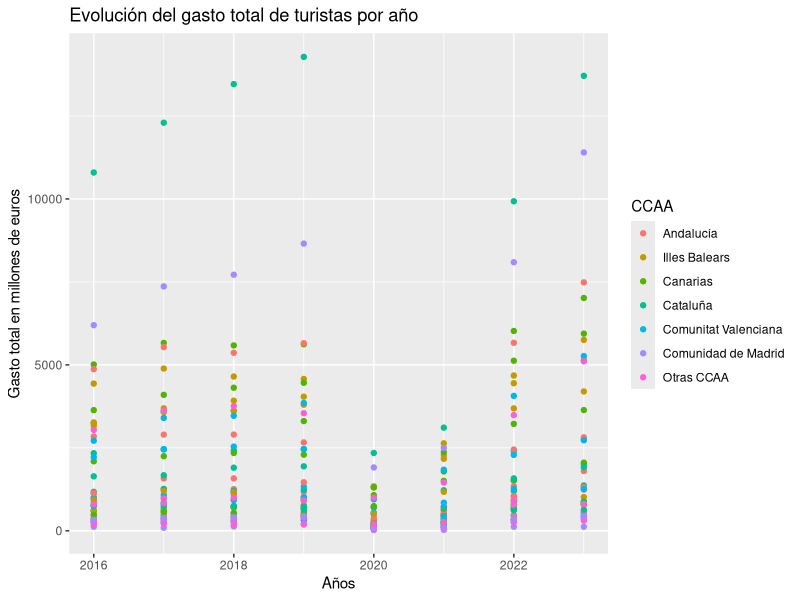
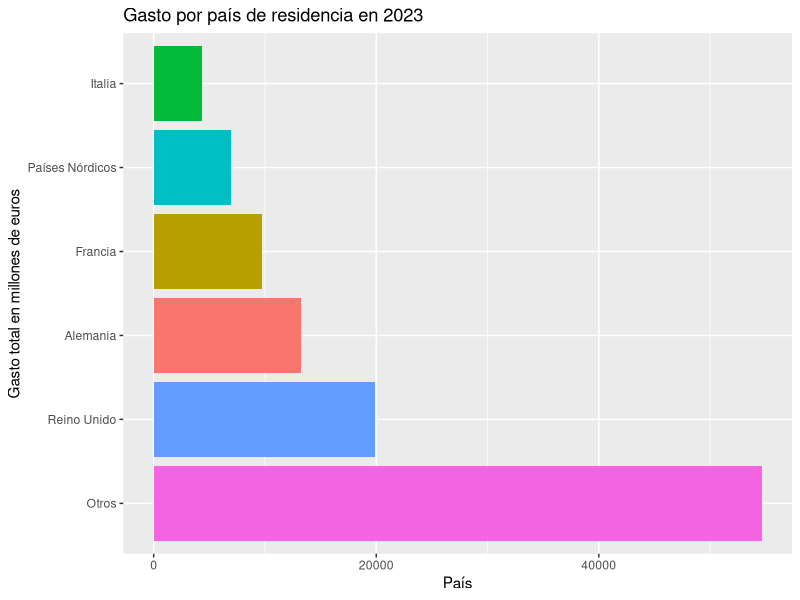
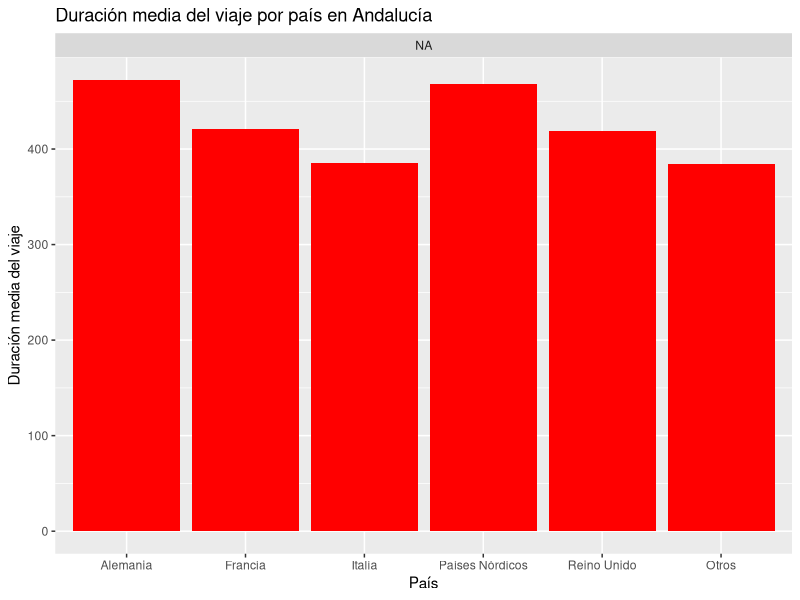
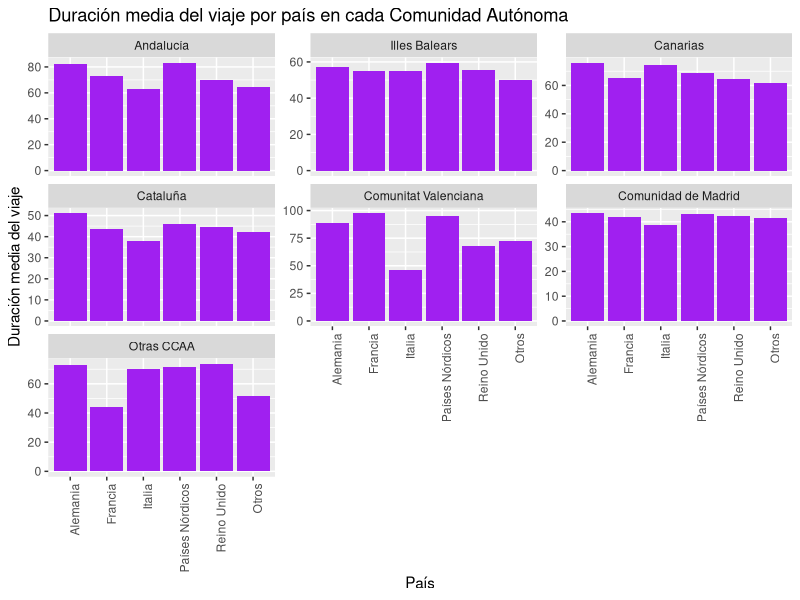

Source code (R) for these figures, in order:
## ---- chunk 1
# Setup Chunk
library(here)
library(knitr)

knitr::opts_chunk$set(echo = TRUE)
knitr::opts_knit$set(root.dir = here::here()) # Set working directory a la carpeta del proyecto en lugar de a la sub-cartpeta del Rmd
## ---- chunk 2
rm(list=ls())  # Borrar todas las variables al principio
## ---- chunk 3
library(readr)
library(ggplot2)
## ---- chunk 4
gastos <- read_delim("data/Gasto_turistas_internacionales_segun_comunidad_paisresidencia.csv",  delim = ";", escape_double = FALSE, trim_ws = TRUE)
## ---- chunk 5
tipos_datos <- unique(gastos$`Gastos y duración media de los viajes`)
tipos_datos
## ---- chunk 6
gastos1 <- subset(gastos,gastos$`Gastos y duración media de los viajes`== tipos_datos[1])
colnames(gastos1)[colnames(gastos1)=="Total"]<- "Gasto_total"
gastos1<- subset(gastos1, select = -`Gastos y duración media de los viajes`)
## ---- chunk 7
gastos2 <- subset(gastos,gastos$`Gastos y duración media de los viajes`== tipos_datos[2])
colnames(gastos2)[colnames(gastos2)=="Total"]<- "Gasto_medio_persona"
gastos2<- subset(gastos2, select = -`Gastos y duración media de los viajes`)
## ---- chunk 8
gastos3 <- subset(gastos,gastos$`Gastos y duración media de los viajes`== tipos_datos[3])
colnames(gastos3)[colnames(gastos3)=="Total"]<- "Gasto_medio_diario_persona"
gastos3<- subset(gastos3, select = -`Gastos y duración media de los viajes`)
## ---- chunk 9
gastos4 <- subset(gastos,gastos$`Gastos y duración media de los viajes`== tipos_datos[4])
colnames(gastos4)[colnames(gastos4)=="Total"]<- "Duracion_media"
gastos4<- subset(gastos4, select = -`Gastos y duración media de los viajes`)
## ---- chunk 10

# Compruebo que en todas las columnas salvo la última todos las filas son iguales para poder hacer merge de los dos datasets correctamente
any(gastos1[1:length(nrow(gastos1)-1)] !=gastos2[1:length(nrow(gastos2)-1)])
any(gastos3[1:length(nrow(gastos1)-1)] !=gastos4[1:length(nrow(gastos2)-1)])

## ---- chunk 11
# Uno los dos datasets en un único dataset con el que trabajar

gastos12 <- merge(gastos1,gastos2, by = c(colnames(gastos1[1:length(gastos1)-1])))
gastos34 <- merge(gastos3,gastos4, by = c(colnames(gastos3[1:length(gastos3)-1])))
## ---- chunk 12
# Compruebo que en todas las columnas salvo la última todos las filas son iguales para poder hacer merge de los dos datasets correctamente
any(gastos12[1:length(nrow(gastos12)-2)] !=gastos34[1:length(nrow(gastos34)-2)])


# Uno los dos datasets
datos <- merge(gastos12,gastos34, by = c(colnames(gastos12[1:4])))
## ---- chunk 13
unique(datos$`Tipo de dato`)

# Nos quedamos únicamente con los datos base, quitando las tasas de variación
datos <- subset(datos, datos$`Tipo de dato`== unique(datos$`Tipo de dato`)[1])
# Quito la columna irrelevante
datos <- subset(datos, select = -`Tipo de dato`)
## ---- chunk 14
rm(gastos,gastos1, gastos2, gastos3,gastos34,gastos4,gastos12)
## ---- chunk 15
lapply(datos,class)
## ---- chunk 16
# Quitar punto de miles
datos[, 4:ncol(datos)] <- lapply(datos[, 4:ncol(datos)], function(x) gsub("\\.", "", x))
# Sustituir coma decimal por punto decimal
datos[, 4:ncol(datos)] <- lapply(datos[, 4:ncol(datos)], function(x) gsub(",", ".", x))
# Transformar a numerico
datos[, 4:ncol(datos)] <- lapply(datos[, 4:ncol(datos)], function(x) as.numeric(x))
# Comprobar la clase
lapply(datos,class)
## ---- chunk 17
# Comprobar si hay datos NA
any(is.na(datos))
## ---- chunk 18
unique(datos$`País de residencia`)

# Transformacion a factor de paises de residencia
datos$`País de residencia` <- as.factor(datos$`País de residencia`)
## ---- chunk 19
# Quitar filas de total de columna comunidades autonomas
datos <- subset(datos,datos$`Total Nacional y CCAA` != "Total")
## ---- chunk 20
# Transformacion a factor de nombres de comunidades
unique(datos$`Total Nacional y CCAA`)
datos$`Total Nacional y CCAA`<- as.factor(datos$`Total Nacional y CCAA`)
levels(datos$`Total Nacional y CCAA`) <- c("Andalucía", "Illes Balears","Canarias", "Cataluña","Comunitat Valenciana", "Comunidad de Madrid", "Otras CCAA")


## ---- chunk 21
colnames(datos)
nombres_columnas <- c("Pais", "CCAA", "Periodo", colnames(datos)[4:7])
colnames(datos)<- nombres_columnas
colnames(datos)
## ---- chunk 22
# Cambiar el nombre de las filas
paises <- levels(datos$Pais)
paises[paises=="Total"] <- "Otros"
levels(datos$Pais) <- paises

## ---- chunk 23
comunidades <- levels(datos$CCAA)
anos <- unique(datos$Periodo)
for (i in comunidades){
  for (j in anos){
  aux <- datos[datos$CCAA==i & datos$Periodo == j, "Gasto_total"]
datos[datos$CCAA==i & datos$Periodo == j & datos$Pais == "Otros", "Gasto_total"]<- aux[length(aux)] - sum(aux[1:length(aux)-1])  # Gasto del resto de paises es el gasto total - gasto de los otos paises
  }
}

## ---- chunk 24
# Arreglar duracion media
for (i in comunidades){
  for (j in anos){
  aux <- datos[datos$CCAA==i & datos$Periodo == j, "Duracion_media"]
datos[datos$CCAA==i & datos$Periodo == j & datos$Pais == "Otros", "Duracion_media"]<- (aux[length(aux)]- (5/194)*sum(aux[1:length(aux)-1]))*194/(194-5)
  }
}

## ---- chunk 25
# Arreglar Gasto_medio_persona
for (i in comunidades){
  for (j in anos){
  aux <- datos[datos$CCAA==i & datos$Periodo == j, "Gasto_medio_persona"]
datos[datos$CCAA==i & datos$Periodo == j & datos$Pais == "Otros", "Gasto_medio_persona"]<- (aux[length(aux)]- (5/194)*sum(aux[1:length(aux)-1]))*194/(194-5)
  }
}

## ---- chunk 26
# Arreglar Gasto_medio_diario_persona
for (i in comunidades){
  for (j in anos){
  aux <- datos[datos$CCAA==i & datos$Periodo == j, "Gasto_medio_diario_persona"]
datos[datos$CCAA==i & datos$Periodo == j & datos$Pais == "Otros", "Gasto_medio_diario_persona"]<- (aux[length(aux)]- (5/194)*sum(aux[1:length(aux)-1]))*194/(194-5)
  }
}

rm(i,j,anos,comunidades, paises, aux)
## ---- chunk 27
# Visualización de los datos e interpretación de los posibles patrones

# Visualización previa para tener una idea de ciertas variables de los datos
ggplot(datos, aes(x = Periodo, y = Gasto_total, color = CCAA, group = 1)) +
  geom_point() +
  labs(title = "Evolución del gasto total de turistas por año", x  = "Años", y = "Gasto total en millones de euros")

# Nos centramos en un año en concreto y visualizamos el gasto total por país en ese año
ggplot(datos[datos$Periodo == 2023, ], aes(x = reorder(Pais, -Gasto_total), y = Gasto_total)) +
  geom_bar(stat = "identity", aes(fill = Pais)) +
  coord_flip() +
  labs(title = "Gasto por país de residencia en 2023", x = "Gasto total en millones de euros", y = "País") +  
  theme(legend.position = "none")

# Para analizar únicamente una variable por país en una sola Comunidad Autónoma.
ggplot(datos, aes(x = Pais, y = Duracion_media)) + 
  geom_bar(stat = "identity", fill = "red") +
  facet_grid(.~CCAA["i"],scales = "free") +
  labs(title = "Duración media del viaje por país en Andalucía", x = "País", y = "Duración media del viaje")

# Para todas las Comunidades Autónomas por separado
ggplot(datos, aes(x = Pais, y = Duracion_media)) + 
  geom_bar(stat = "identity", fill = "purple") +
  facet_wrap(~ CCAA, scales = "free_y") +  
  labs(title = "Duración media del viaje por país en cada Comunidad Autónoma", 
       x = "País", 
       y = "Duración media del viaje") +
  theme(axis.text.x = element_text(angle = 90, hjust = 1))


